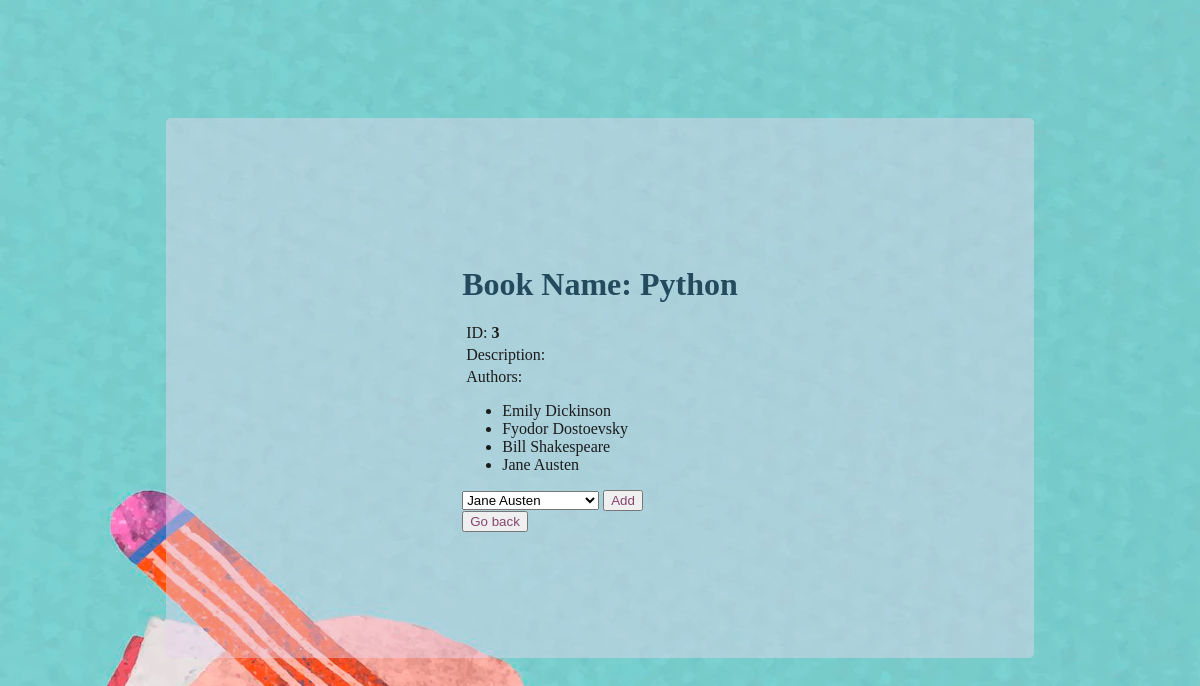
Page /books/3/ on the committed database.
### books_authors_appp/models.py (models this page shows)
class Book(models.Model):
    title = models.CharField(max_length=255)
    desc = models.TextField()
    created_at = models.DateTimeField(auto_now_add=True)
    updated_at = models.DateTimeField(auto_now=True)

class Author(models.Model):
    first_name = models.CharField(max_length=255)
    last_name = models.CharField(max_length=255)
    notes = models.TextField()
    books = models.ManyToManyField(Book, related_name="authors")
    created_at = models.DateTimeField(auto_now_add=True)
    updated_at = models.DateTimeField(auto_now=True)

### books_authors_appp/views.py (the view)
# urls.py: path('books/<int:book_id>/',views.book_info),
def book_info(request , book_id):
    context={
        "book":Book.objects.get(id=book_id),
        "authors":Author.objects.all()
    }
    return render(request, 'book_info.html' , context)

### books_authors_appp/templates/book_info.html (shortened to what this page needs)
<!DOCTYPE html>
<html lang="en">
<head>
    {% load static %}
    <link rel="stylesheet" href="{% static 'css/style.css' %}">
</head>
<body>
    <div class="main">
        <div class="info">
            <h1>Book Name: {{book.title}}</h1>
            <p>ID: <b>{{book.id}}</b></p>
            <p>Description: <b>{{book.desc}}</b></p>
            <p>Authors: </p>
            <ul>
                {% for author in book.authors.all%}
                <li>{{author.first_name}} {{author.last_name}}</li>
                {%endfor%}
            </ul>
            <form action="/addAuthorToBook/{{book.id}}/" method="post">
                <select class="select" name="author_id" >
                    {% for author in authors%}
                    <option value="{{author.id}}">
                        {{author.first_name}} {{author.last_name}}
                    </option>
                    {%endfor%}
                </select>
                <button class="btn-add">Add</button>
            </form>
            <form action="/" method="post">
                <button class ="go">Go back</button>
            </form>
        </div>
    </div>
</body>
</html>

### books_authors_appp/static/css/style.css (style rules this page uses)
body { background-image: url('img.webp'); }
.main { margin: 10% auto; display: flex; flex-direction: row; align-items: center; justify-content: space-around; background-color: rgba(232, 213, 236, 0.447); width: 70%; height: 500px; padding: 20px; border-radius: 5px; font-family: Comic Sans MS, Comic Sans, cursive; color: rgb(27, 27, 27); }
h1 { color: rgb(35, 75, 93); }
button { color: rgb(132, 70, 111); }

### books_authors_appp/templates/book_info.html (style rules this page uses)
p { margin: 4px; }

### rows in the picture
Book: title "Python", id "3"
Author: first_name "Emily", last_name "Dickinson"
Author: first_name "Fyodor", last_name "Dostoevsky"
Author: first_name "Bill", last_name "Shakespeare"
Author: first_name "Jane", last_name "Austen"

### other values in the picture
form field author_id "Jane Austen"
